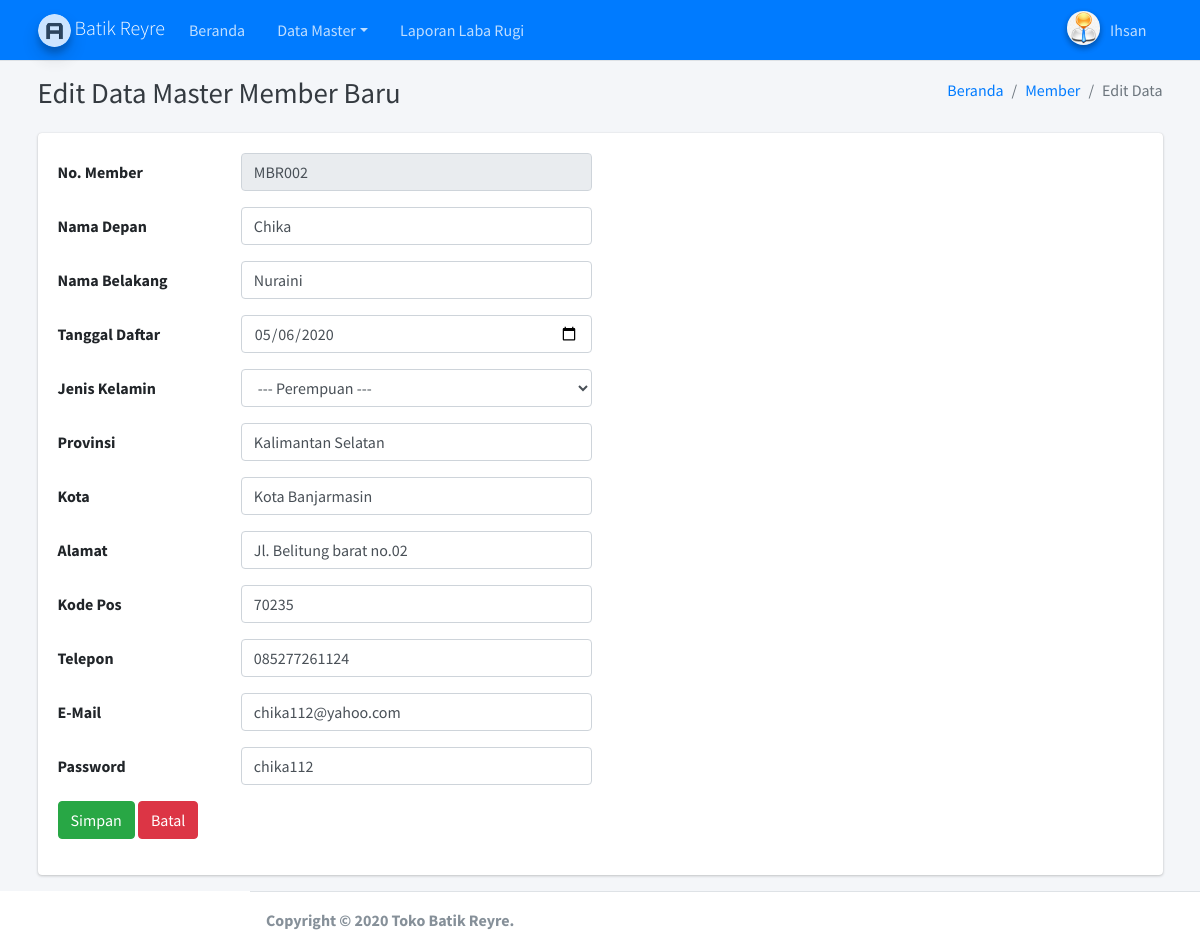
Screenshot of /paneladmin/admin.php?hlm=member&aksi=edit&no_member=MBR002 (signed in) with the database file from the repository.
### tables this page shows
CREATE TABLE `tbl_member` (
  `no_member` varchar(250) NOT NULL,
  `nm_dpn` varchar(250) NOT NULL,
  `nm_blkg` varchar(250) NOT NULL,
  `tgl_daftar` date NOT NULL,
  `jk` varchar(20) NOT NULL,
  `provinsi` varchar(250) NOT NULL,
  `kota` varchar(250) NOT NULL,
  `alamat` text NOT NULL,
  `kode_pos` int(11) NOT NULL,
  `telp` varchar(20) NOT NULL,
  `email` varchar(50) NOT NULL,
  `password` varchar(50) NOT NULL
);

### paneladmin/site/member/member_edit.php (the view, shortened to what this page needs)
<?php
if( empty( $_SESSION['id_user'] ) ){
	$_SESSION['err'] = '<strong>ERROR!</strong> Anda harus login terlebih dahulu.';
	header('Location: ./');
	die();
} else {
	if( isset( $_REQUEST['submit'] )){
		$no_member = $_REQUEST['no_member'];
		$nm_dpn = $_REQUEST['nm_dpn'];
		$nm_blkg = $_REQUEST['nm_blkg'];
		$tgl_daftar = $_REQUEST['tgl_daftar'];
		$jk = $_REQUEST['jk'];
		$provinsi = $_REQUEST['provinsi'];
		$kota = $_REQUEST['kota'];
		$alamat = $_REQUEST['alamat'];
		$kode_pos = $_REQUEST['kode_pos'];
		$telp = $_REQUEST['telp'];
		$email = $_REQUEST['email'];
		$password = $_REQUEST['password'];
		$sql = mysqli_query($koneksi, "UPDATE tbl_member SET nm_dpn='$nm_dpn', nm_blkg='$nm_blkg', tgl_daftar='$tgl_daftar', jk='$jk', provinsi='$provinsi', kota='$kota', alamat='$alamat', kode_pos='$kode_pos', telp='$telp', email='$email', password='$password'	 WHERE no_member='$no_member'");
		if($sql == true){
			echo '<META HTTP-EQUIV="Refresh" Content="0; URL=./admin.php?hlm=member">';
			die();
		} else {
			echo 'ERROR! Periksa penulisan querynya.';
		}
	} else {
		$no_member = $_REQUEST['no_member'];
		$sql = mysqli_query($koneksi, "SELECT * FROM tbl_member WHERE no_member='$no_member'") or die( mysqli_error($koneksi));
		while($row = mysqli_fetch_array($sql)){
?>
  <div class="content-wrapper">
    <div class="content-header">
      <div class="container">
        <div class="row mb-2">
          <div class="col-sm-6">
            <h1 class="m-0 text-dark"> Edit Data Master Member Baru</h1>
          </div>
          <div class="col-sm-6">
            <ol class="breadcrumb float-sm-right">
              <li class="breadcrumb-item"><a href="admin.php">Beranda</a></li>
              <li class="breadcrumb-item"><a href="./admin.php?hlm=member">Member</a></li>
			  <li class="breadcrumb-item active">Edit Data</li>
            </ol>
          </div>
        </div>
      </div>
    </div>
<div class="content">
<div class="container">
<div class="row">
<div class="col-lg-12">
<div class="card">
<form method="post" action="" class="form-horizontal" role="form">
<div class="card-body">
	<div class="form-group row">
		<label for="no_member" class="col-sm-2 col-form-label">No. Member</label>
		<div class="col-sm-4">
			<input type="text" readonly="" class="form-control" id="no_member" name="no_member" value="<?php echo $row['no_member']; ?>" placeholder="No. Member" required>
		</div>
	</div>
	<div class="form-group row">
		<label for="nm_dpn" class="col-sm-2 col-form-label">Nama Depan</label>
		<div class="col-sm-4">
			<input type="text" class="form-control" id="nm_dpn" value="<?php echo $row['nm_dpn']; ?>" name="nm_dpn" placeholder="Nama Depan" required>
		</div>
	</div>
	<div class="form-group row">
		<label for="nm_blkg" class="col-sm-2 col-form-label">Nama Belakang</label>
		<div class="col-sm-4">
			<input type="text" class="form-control" id="nm_blkg" value="<?php echo $row['nm_blkg']; ?>" name="nm_blkg" placeholder="Nama Belakang" required>
		</div>
	</div>
	<div class="form-group row">
		<label for="tgl_daftar" class="col-sm-2 col-form-label">Tanggal Daftar</label>
		<div class="col-sm-4">
			<input type="date" class="form-control" id="tgl_daftar" value="<?php echo $row['tgl_daftar']; ?>" name="tgl_daftar" placeholder="Tanggal Daftar" required>
		</div>
	</div>
	<div class="form-group row">
		<label for="jk" class="col-sm-2 col-form-label">Jenis Kelamin</label>
		<div class="col-sm-4">
			<select name="jk" class="form-control" required>
				<option value="<?php echo $row['jk']; ?>">--- <?php echo $row['jk']; ?> ---</option>
			</select>
		</div>
	</div>
	<div class="form-group row">
		<label for="provinsi" class="col-sm-2 col-form-label">Provinsi</label>
		<div class="col-sm-4">
			<input type="text" class="form-control" id="provinsi" value="<?php echo $row['provinsi']; ?>" name="provinsi" placeholder="Provinsi" required>
		</div>
	</div>
	<div class="form-group row">
		<label for="kota" class="col-sm-2 col-form-label">Kota</label>
		<div class="col-sm-4">
			<input type="text" class="form-control" id="kota" value="<?php echo $row['kota']; ?>" name="kota" placeholder="Kota" required>
		</div>
	</div>
	<div class="form-group row">
		<label for="alamat" class="col-sm-2 col-form-label">Alamat</label>
		<div class="col-sm-4">
			<input type="text" class="form-control" id="alamat" value="<?php echo $row['alamat']; ?>" name="alamat" placeholder="Alamat" required>
		</div>
	</div>
	<div class="form-group row">
		<label for="kode_pos" class="col-sm-2 col-form-label">Kode Pos</label>
		<div class="col-sm-4">
			<input type="text" class="form-control" id="kode_pos" value="<?php echo $row['kode_pos']; ?>" name="kode_pos" placeholder="Kode Pos" required>
		</div>
	</div>
	<div class="form-group row">
		<label for="telp" class="col-sm-2 col-form-label">Telepon</label>
		<div class="col-sm-4">
			<input type="text" class="form-control" id="telp" value="<?php echo $row['telp']; ?>" name="telp" placeholder="Telepon" required>
		</div>
	</div>
	<div class="form-group row">
		<label for="email" class="col-sm-2 col-form-label">E-Mail</label>
		<div class="col-sm-4">
			<input type="text" class="form-control" id="email" value="<?php echo $row['email']; ?>" name="email" placeholder="E-Mail" required>
		</div>
	</div>
	<div class="form-group row">
		<label for="password" class="col-sm-2 col-form-label">Password</label>
		<div class="col-sm-4">
			<input type="text" class="form-control" id="password" value="<?php echo $row['password']; ?>" name="password" placeholder="Password" required>
		</div>
	</div>
	<div class="form-group row">
		<div class="col-sm-4">
			<button type="submit" name="submit" class="btn btn-success">Simpan</button>
			<a href="./admin.php?hlm=member" type="submit" class="btn btn-danger">Batal</a>
		</div>
	</div>
</div>
</form>
</div>
</div>
</div>
</div>
</div>
<?php
	}
	}
}
?>

### rows the page displays
tbl_member: no_member "MBR002", nm_dpn "Chika", nm_blkg "Nuraini", tgl_daftar "05/06/2020", provinsi "Kalimantan Selatan", kota "Kota Banjarmasin", alamat "Jl. Belitung barat no.02", kode_pos "70235", telp "085277261124", email "chika112@yahoo.com", password "chika112"

### other values shown
$_SESSION['nm_admin'] "Ihsan"
